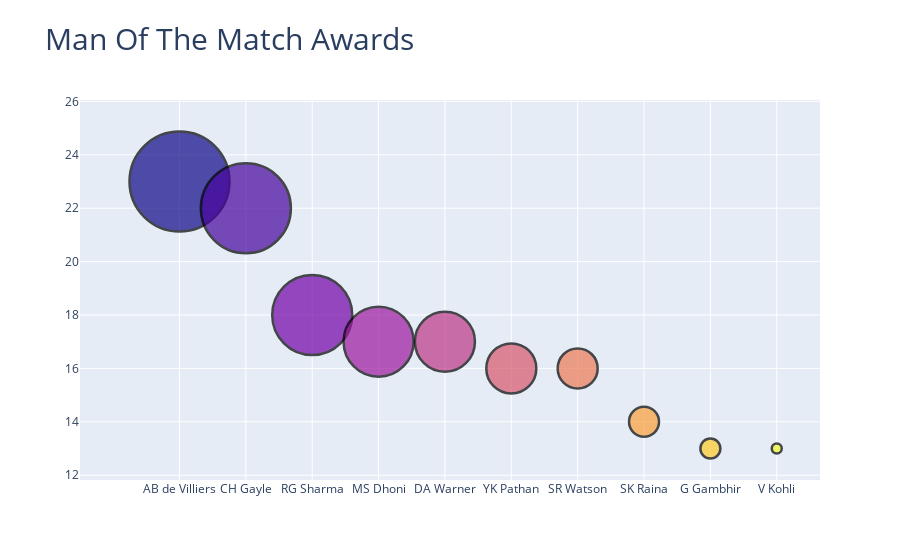

Notebook source saved alongside this figure:
### Code cell
colors=[0, 1, 2, 3 ,4,5,6,7,8,9]
fig = go.Figure(data=go.Scatter(
    x=man_of_the_match.index,
    y=man_of_the_match.values,
    mode='markers',
    marker=dict(size=[100,90,80,70,60,50,40,30,20,10],
                color=[0, 1, 2, 3 ,4,5,6,7,8,9])
))
fig.update_layout(title="Man Of The Match Awards",
                  titlefont={'size': 30},
                  )
fig.update_traces(marker_line_color='black',
                  marker_line_width=2.5, opacity=1,marker_color=colors)
fig.show()

### Figure 1 — Plotly figure (JSON) as saved in the notebook; plotly's stock layout.template omitted (floating-point values rounded to 4 significant figures)
{"data": [{"marker": {"color": [0, 1, 2, 3, 4, 5, 6, 7, 8, 9], "line": {"color": "black", "width": 2.5}, "size": [100, 90, 80, 70, 60, 50, 40, 30, 20, 10]}, "mode": "markers", "opacity": 1, "type": "scatter", "x": ["AB de Villiers", "CH Gayle", "RG Sharma", "MS Dhoni", "DA Warner", "YK Pathan", "SR Watson", "SK Raina", "G Gambhir", "V Kohli"], "y": [23, 22, 18, 17, 17, 16, 16, 14, 13, 13]}], "layout": {"autosize": true, "title": {"font": {"size": 30}, "text": "Man Of The Match Awards"}, "xaxis": {"autorange": true, "range": [-1.359, 9.63], "type": "category"}, "yaxis": {"autorange": true, "range": [10.53, 31.22], "type": "linear"}}}
